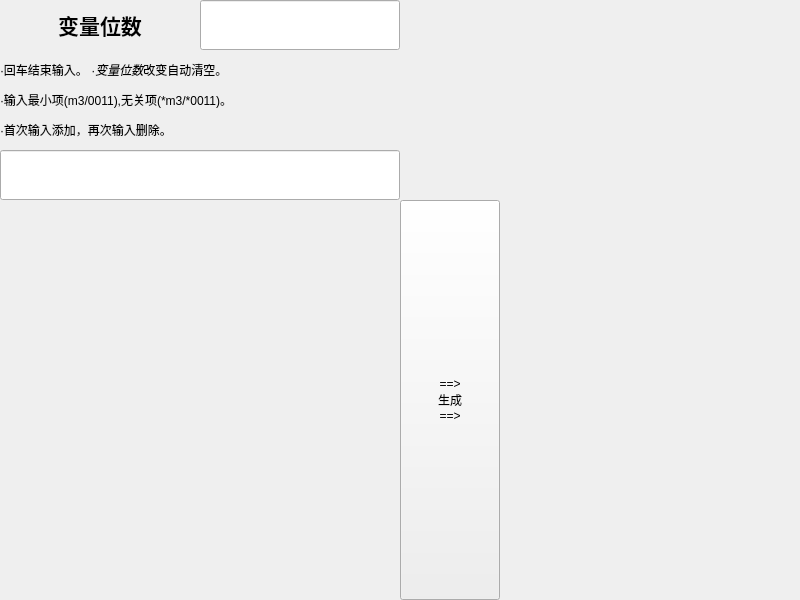
<?xml version="1.0" encoding="UTF-8"?>
<ui version="4.0">
 <class>Widget</class>
 <widget class="QWidget" name="Widget">
  <property name="geometry">
   <rect>
    <x>0</x>
    <y>0</y>
    <width>800</width>
    <height>600</height>
   </rect>
  </property>
  <property name="sizePolicy">
   <sizepolicy hsizetype="Fixed" vsizetype="Fixed">
    <horstretch>0</horstretch>
    <verstretch>0</verstretch>
   </sizepolicy>
  </property>
  <property name="minimumSize">
   <size>
    <width>800</width>
    <height>600</height>
   </size>
  </property>
  <property name="maximumSize">
   <size>
    <width>800</width>
    <height>600</height>
   </size>
  </property>
  <property name="windowTitle">
   <string>Widget</string>
  </property>
  <widget class="QLabel" name="label_maxbit">
   <property name="geometry">
    <rect>
     <x>0</x>
     <y>0</y>
     <width>200</width>
     <height>50</height>
    </rect>
   </property>
   <property name="text">
    <string>&lt;html&gt;&lt;head/&gt;&lt;body&gt;&lt;p align=&quot;center&quot;&gt;&lt;span style=&quot; font-size:16pt; font-weight:600;&quot;&gt;变量位数&lt;/span&gt;&lt;/p&gt;&lt;/body&gt;&lt;/html&gt;</string>
   </property>
  </widget>
  <widget class="QLineEdit" name="lineEdit_maxbit">
   <property name="geometry">
    <rect>
     <x>200</x>
     <y>0</y>
     <width>200</width>
     <height>50</height>
    </rect>
   </property>
  </widget>
  <widget class="QLabel" name="label_inputinfo">
   <property name="geometry">
    <rect>
     <x>0</x>
     <y>50</y>
     <width>400</width>
     <height>100</height>
    </rect>
   </property>
   <property name="text">
    <string>&lt;html&gt;&lt;head/&gt;&lt;body&gt;&lt;p&gt;·回车结束输入。 ·&lt;span style=&quot; font-style:italic;&quot;&gt;变量位数&lt;/span&gt;改变自动清空。&lt;/p&gt;&lt;p&gt;·输入最小项(m3/0011),无关项(*m3/*0011)。&lt;/p&gt;&lt;p&gt;·首次输入添加，再次输入删除。&lt;/p&gt;&lt;/body&gt;&lt;/html&gt;</string>
   </property>
  </widget>
  <widget class="QLineEdit" name="lineEdit_inputvar">
   <property name="geometry">
    <rect>
     <x>0</x>
     <y>150</y>
     <width>400</width>
     <height>50</height>
    </rect>
   </property>
  </widget>
  <widget class="QLabel" name="label_inputvarDisplay">
   <property name="geometry">
    <rect>
     <x>0</x>
     <y>200</y>
     <width>400</width>
     <height>400</height>
    </rect>
   </property>
  </widget>
  <widget class="QLabel" name="label_info">
   <property name="geometry">
    <rect>
     <x>400</x>
     <y>0</y>
     <width>400</width>
     <height>200</height>
    </rect>
   </property>
  </widget>
  <widget class="QPushButton" name="pushButton_creat">
   <property name="geometry">
    <rect>
     <x>400</x>
     <y>200</y>
     <width>100</width>
     <height>400</height>
    </rect>
   </property>
   <property name="text">
    <string>==&gt;
生成
==&gt;</string>
   </property>
  </widget>
  <widget class="QLabel" name="label_resultDisplay">
   <property name="geometry">
    <rect>
     <x>500</x>
     <y>200</y>
     <width>300</width>
     <height>400</height>
    </rect>
   </property>
  </widget>
 </widget>
 <layoutdefault spacing="6" margin="11"/>
 <resources/>
 <connections/>
</ui>
